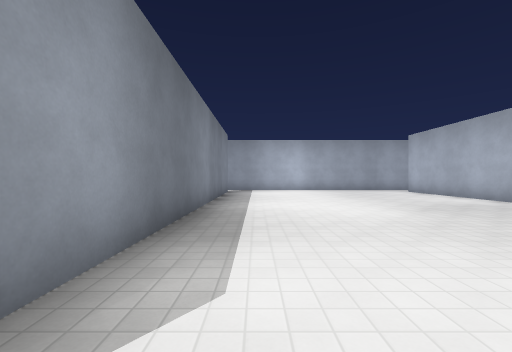
View 1 (above)

24 first-person views from a walk through a level from a Godot 3-D game. The camera is 1.4 m above the floor, looks level and sees 90° across. The floor is counted in squares, 2 m on a side. Each view is taken from the middle of a square. On the plan, view 1 faces up. The plan holds only what a view shows up to about 9 squares ahead; the rest is blank. The place goes on beyond the plan. Surface patterns are stand-ins for the level's own textures.

View 2
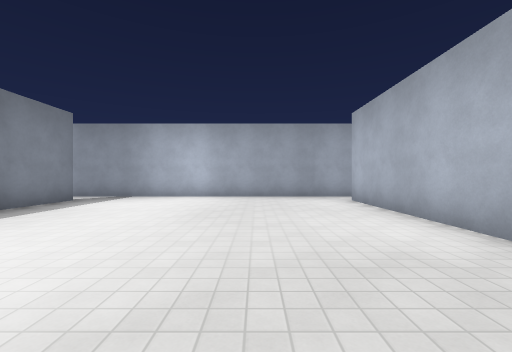

View 3
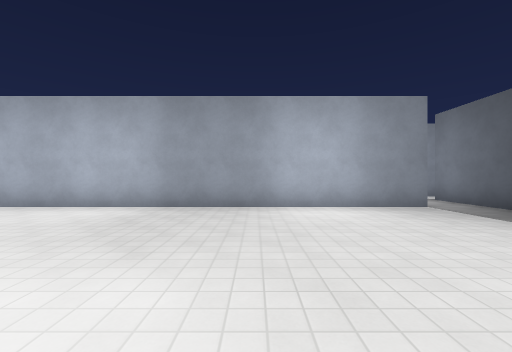

View 4
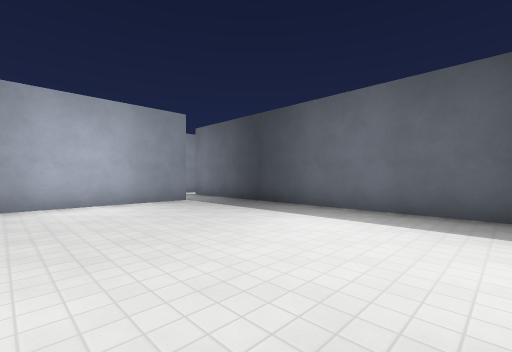

View 5
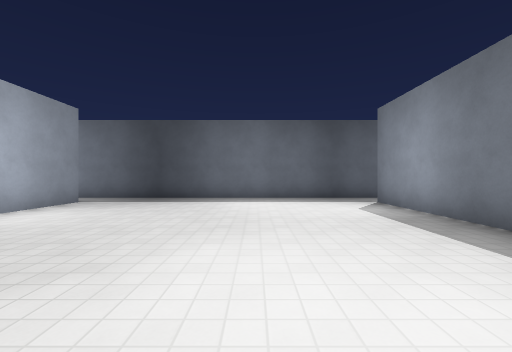

View 6
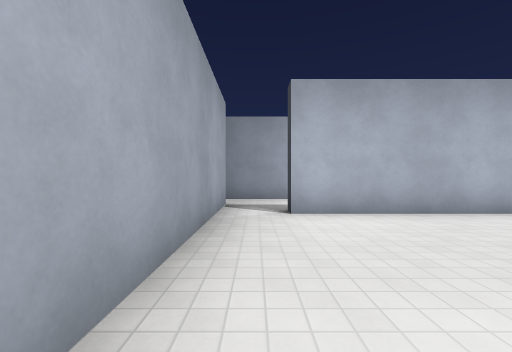

View 7
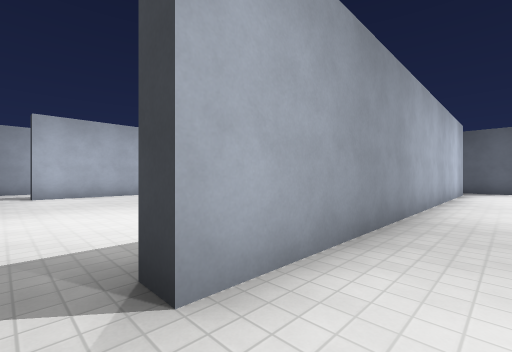

View 8
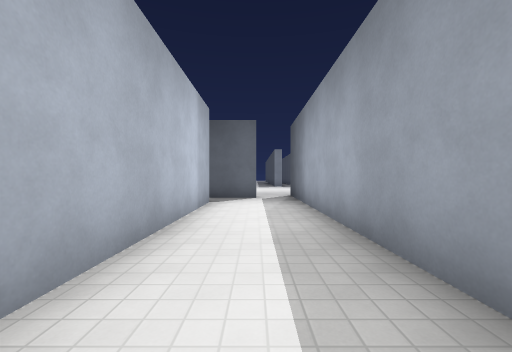

View 9
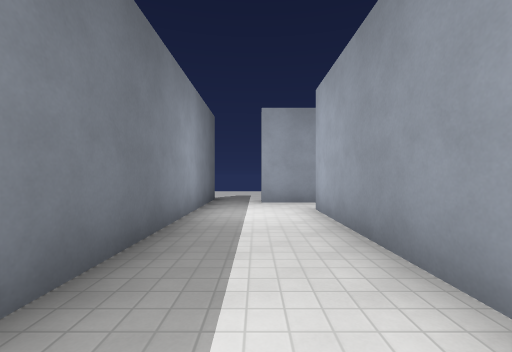

View 10
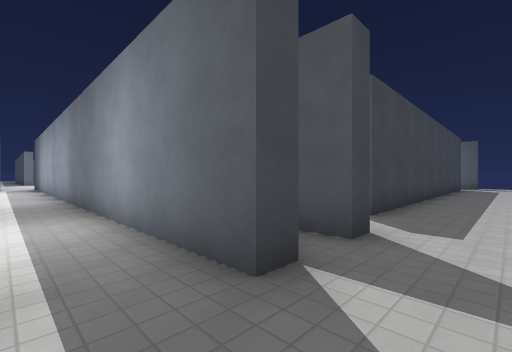

View 11
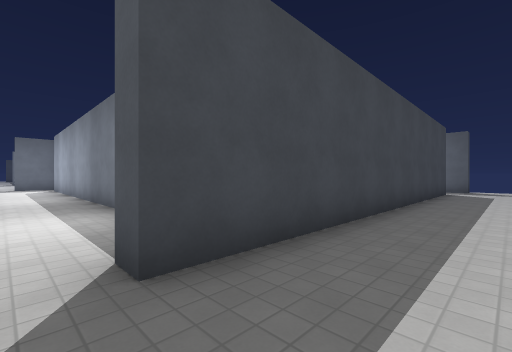

View 12
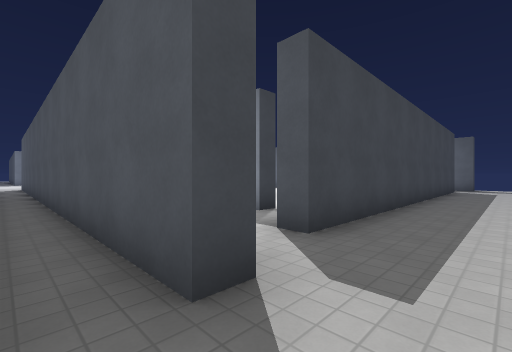

View 13
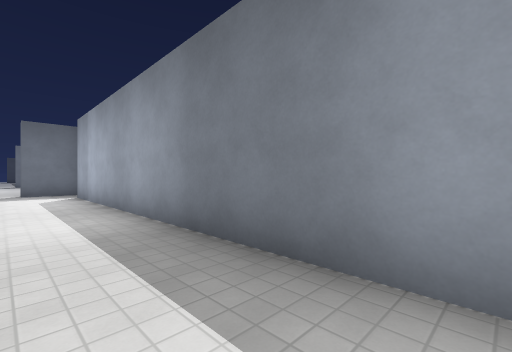

View 14
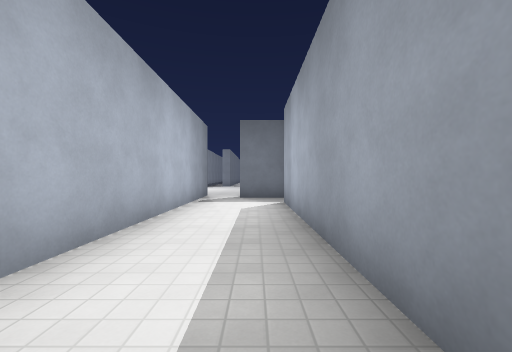

View 15
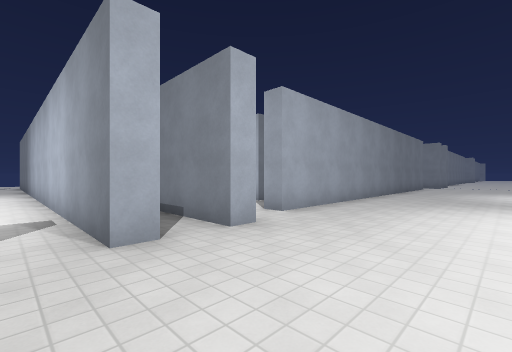

View 16
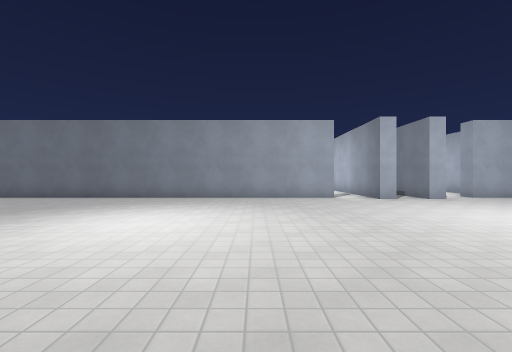

View 17
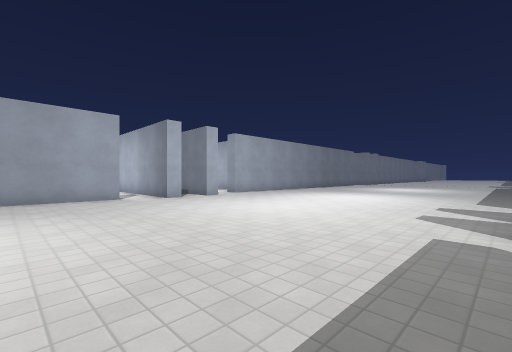

View 18
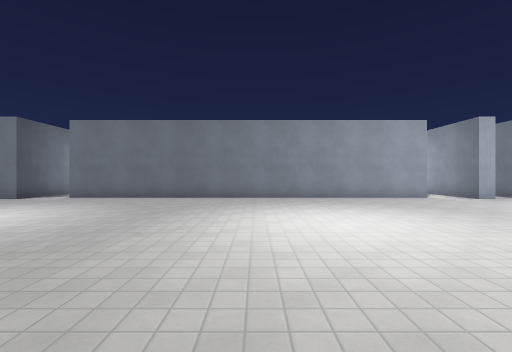

View 19
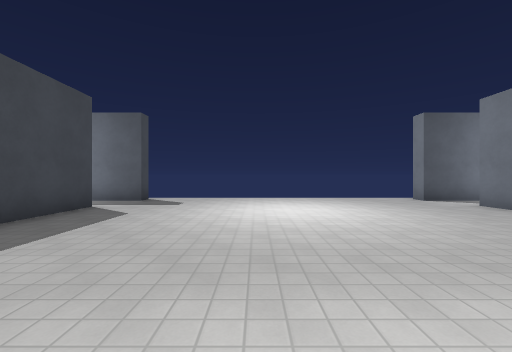

View 20
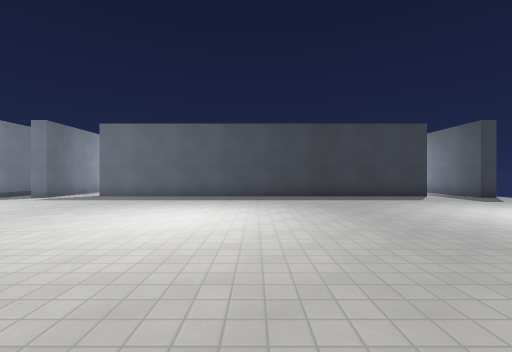

View 21
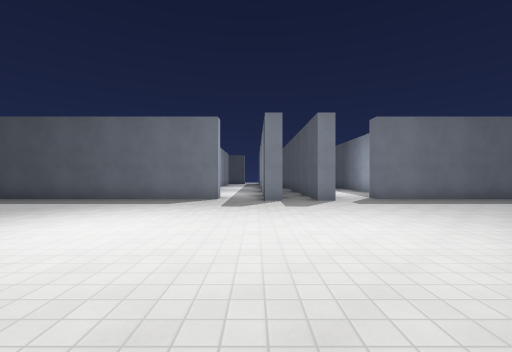

View 22
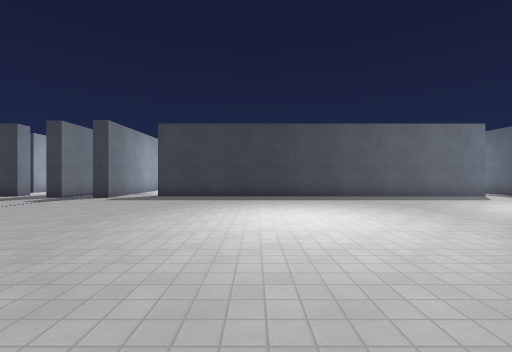

View 23
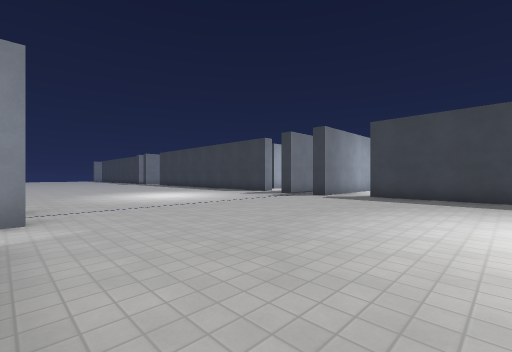

View 24
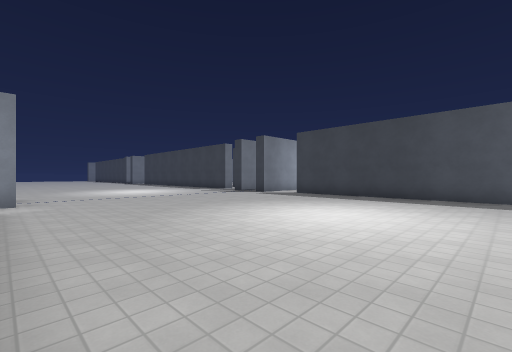

### Floor plan
Points are (right, up) in squares from view 1. A wall is a line through its corners. A room is listed if a view was taken in it or the views show most of it. See-through windows are left out.
Room 1 (views 1, 2, 3, 4, 5, 6)
walls: (6.7, 0.1) (6.7, 11.3); (-1.8, 11.3) (-1.2, 11.3) (-1.2, 0.1); (6.5, 12.7) (-1.4, 12.7); (-1.5, -1.3) (6.4, -1.3)
ways out: opening at (-1, 0) to room 2; opening at (-1, 12) to room 2; opening at (7, 0); opening at (7, 12)
Room 2 (views 7, 8, 9)
walls: (-1.8, 0.1) (-1.8, 11.3); (-4.3, 12.6) (-4.3, -1.9); (-1.4, 12.7) (-2.9, 12.7); (-3, -1.3) (-1.5, -1.3)
ways out: opening at (-1, 0) to room 1; opening at (-1, 12) to room 1; opening at (-3, 13) to room 3; gap at (-3, -1) to room 5
Room 3 (views 10, 11, 12)
walls: (-6.2, 13.8) (-5.8, 13.8) (-5.8, 3); (-4.8, 13.8) (-4.3, 13.8) (-4.3, 12.6); (-18, 13.3) (-7.7, 13.3) (-7.7, 12.8); (-4.7, -2.3) (-4.7, 0)
ways out: opening at (-3, 13) to room 2; opening at (-7, 13) to room 4; opening at (-21, -2) to room 5; opening at (-5, -2) to room 5; opening at (9, 13)
Room 4 (views 13, 14)
walls: (-9.2, 11.3) (-8.8, 11.3) (-8.8, 0.1); (-6.3, -0.6) (-6.3, 7); (-9, -1.3) (-7.5, -1.3)
ways out: opening at (-7, 13) to room 3; opening at (-7, -1) to room 5; opening at (-9, 0); opening at (-9, 12)
Room 5 (views 15, 16, 17, 18, 19, 20, 21, 22, 23, 24)
walls: (-6.3, -11) (-6.3, -10.3) (-5.8, -10.3) (-5.8, -12); (-4.3, -10.8) (-4.3, -12); (-4.7, -11) (-4.7, -10.3) (-4.2, -10.3); (-5.6, -2.3) (-6.3, -2.3) (-6.3, -0.6); (-2.9, -10.8) (8.4, -10.8); (-4.2, -2.3) (-4.7, -2.3); (-7.4, -1.8) (-19, -1.8); (2.5, -1.8) (-3, -1.8) (-3, -1.3); (-18.9, -10.8) (-7.7, -10.8) (-7.7, -11.2); (-20.9, -10.3) (-20.2, -10.3) (-20.2, -11.8); (-20.2, -0.6) (-20.2, -2.3) (-20.8, -2.3); (9.7, -10.3) (10.2, -10.3); (11.3, -11) (11.3, -10.3) (11.9, -10.3)
ways out: gap at (-3, -1) to room 2; opening at (-21, -2) to room 3; opening at (-5, -2) to room 3; opening at (-7, -1) to room 4; opening at (-19, -11); opening at (-7, -11); opening at (-3, -11); opening at (9, -11); gap at (-19, -1)

Positions as (right, up) in squares from view 1, and headings:
1: (0, 0), facing up
2: (4, 4), facing up
3: (1, 4), facing right
4: (0, 4), facing down-right
5: (2, 7), facing down
6: (2, 12), facing right
7: (-3, 12), facing down-right
8: (-3, 7), facing down
9: (-3, 6), facing up
10: (-3, 15), facing down-left
11: (-7, 15), facing down-left
12: (-5, 15), facing down-left
13: (-7, 10), facing down-left
14: (-8, 7), facing down
15: (-7, -5), facing up-right
16: (-10, -10), facing up
17: (-10, -10), facing up-right
18: (-13, -10), facing up
19: (-13, -7), facing left
20: (-13, -2), facing down
21: (-4, -3), facing down
22: (5, -2), facing down
23: (5, -2), facing down-right
24: (2, -2), facing down-right
